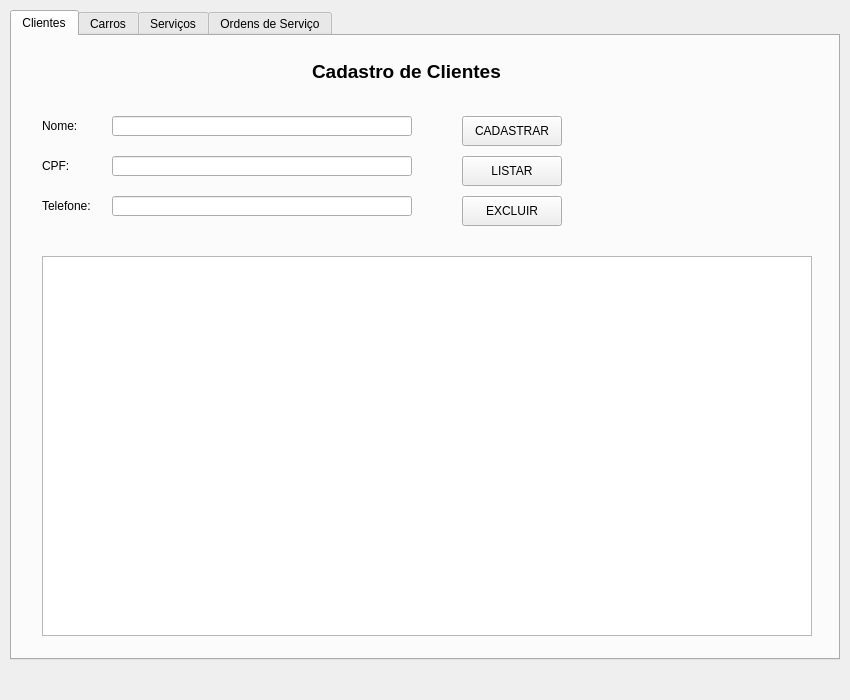
<?xml version="1.0" encoding="UTF-8"?>
<ui version="4.0">
 <class>MainWindow</class>
 <widget class="QMainWindow" name="MainWindow">
  <property name="geometry">
   <rect>
    <x>0</x><y>0</y><width>850</width><height>700</height>
   </rect>
  </property>
  <property name="windowTitle">
   <string>Sistema Oficina Mecânica</string>
  </property>
  <widget class="QWidget" name="centralwidget">
   <widget class="QTabWidget" name="tabWidget">
    <property name="geometry">
     <rect><x>10</x><y>10</y><width>830</width><height>650</height></rect>
    </property>
    <property name="currentIndex"><number>0</number></property>

    <!-- ABA CLIENTES -->
    <widget class="QWidget" name="tab_clientes">
     <attribute name="title"><string>Clientes</string></attribute>
     <widget class="QLabel" name="lbl_cli_titulo">
      <property name="geometry"><rect><x>300</x><y>20</y><width>200</width><height>30</height></rect></property>
      <property name="font"><font><pointsize>14</pointsize><bold>true</bold></font></property>
      <property name="text"><string>Cadastro de Clientes</string></property>
     </widget>
     <widget class="QLabel" name="lbl_cli_nome"><property name="geometry"><rect><x>30</x><y>80</y><width>70</width><height>20</height></rect></property><property name="text"><string>Nome:</string></property></widget>
     <widget class="QLineEdit" name="txt_cli_nome"><property name="geometry"><rect><x>100</x><y>80</y><width>300</width><height>20</height></rect></property></widget>

     <widget class="QLabel" name="lbl_cli_cpf"><property name="geometry"><rect><x>30</x><y>120</y><width>70</width><height>20</height></rect></property><property name="text"><string>CPF:</string></property></widget>
     <widget class="QLineEdit" name="txt_cli_cpf"><property name="geometry"><rect><x>100</x><y>120</y><width>300</width><height>20</height></rect></property></widget>

     <widget class="QLabel" name="lbl_cli_tel"><property name="geometry"><rect><x>30</x><y>160</y><width>70</width><height>20</height></rect></property><property name="text"><string>Telefone:</string></property></widget>
     <widget class="QLineEdit" name="txt_cli_telefone"><property name="geometry"><rect><x>100</x><y>160</y><width>300</width><height>20</height></rect></property></widget>

     <widget class="QPushButton" name="btn_cad_cliente"><property name="geometry"><rect><x>450</x><y>80</y><width>100</width><height>30</height></rect></property><property name="text"><string>CADASTRAR</string></property></widget>
     <widget class="QPushButton" name="btn_lis_cliente"><property name="geometry"><rect><x>450</x><y>120</y><width>100</width><height>30</height></rect></property><property name="text"><string>LISTAR</string></property></widget>
     <widget class="QPushButton" name="btn_exc_cliente"><property name="geometry"><rect><x>450</x><y>160</y><width>100</width><height>30</height></rect></property><property name="text"><string>EXCLUIR</string></property></widget>

     <widget class="QTableWidget" name="tb_clientes"><property name="geometry"><rect><x>30</x><y>220</y><width>770</width><height>380</height></rect></property></widget>
    </widget>

    <!-- ABA CARROS -->
    <widget class="QWidget" name="tab_carros">
     <attribute name="title"><string>Carros</string></attribute>
     <widget class="QLabel" name="lbl_car_titulo">
      <property name="geometry"><rect><x>300</x><y>20</y><width>200</width><height>30</height></rect></property>
      <property name="font"><font><pointsize>14</pointsize><bold>true</bold></font></property>
      <property name="text"><string>Cadastro de Carros</string></property>
     </widget>
     <widget class="QLabel" name="lbl_car_marca"><property name="geometry"><rect><x>30</x><y>80</y><width>70</width><height>20</height></rect></property><property name="text"><string>Marca:</string></property></widget>
     <widget class="QLineEdit" name="txt_car_marca"><property name="geometry"><rect><x>100</x><y>80</y><width>300</width><height>20</height></rect></property></widget>

     <widget class="QLabel" name="lbl_car_mod"><property name="geometry"><rect><x>30</x><y>120</y><width>70</width><height>20</height></rect></property><property name="text"><string>Modelo:</string></property></widget>
     <widget class="QLineEdit" name="txt_car_modelo"><property name="geometry"><rect><x>100</x><y>120</y><width>300</width><height>20</height></rect></property></widget>

     <widget class="QLabel" name="lbl_car_placa"><property name="geometry"><rect><x>30</x><y>160</y><width>70</width><height>20</height></rect></property><property name="text"><string>Placa:</string></property></widget>
     <widget class="QLineEdit" name="txt_car_placa"><property name="geometry"><rect><x>100</x><y>160</y><width>100</width><height>20</height></rect></property></widget>

     <widget class="QLabel" name="lbl_car_cli"><property name="geometry"><rect><x>220</x><y>160</y><width>70</width><height>20</height></rect></property><property name="text"><string>ID Cliente:</string></property></widget>
     <widget class="QLineEdit" name="txt_car_cli_id"><property name="geometry"><rect><x>300</x><y>160</y><width>100</width><height>20</height></rect></property></widget>

     <widget class="QPushButton" name="btn_cad_carro"><property name="geometry"><rect><x>450</x><y>80</y><width>100</width><height>30</height></rect></property><property name="text"><string>CADASTRAR</string></property></widget>
     <widget class="QPushButton" name="btn_lis_carro"><property name="geometry"><rect><x>450</x><y>120</y><width>100</width><height>30</height></rect></property><property name="text"><string>LISTAR</string></property></widget>
     <widget class="QPushButton" name="btn_exc_carro"><property name="geometry"><rect><x>450</x><y>160</y><width>100</width><height>30</height></rect></property><property name="text"><string>EXCLUIR</string></property></widget>

     <widget class="QTableWidget" name="tb_carros"><property name="geometry"><rect><x>30</x><y>220</y><width>770</width><height>380</height></rect></property></widget>
    </widget>

    <!-- ABA SERVIÇOS -->
    <widget class="QWidget" name="tab_servicos">
     <attribute name="title"><string>Serviços</string></attribute>
     <widget class="QLabel" name="lbl_ser_titulo">
      <property name="geometry"><rect><x>300</x><y>20</y><width>200</width><height>30</height></rect></property>
      <property name="font"><font><pointsize>14</pointsize><bold>true</bold></font></property>
      <property name="text"><string>Cadastro de Serviços</string></property>
     </widget>
     <widget class="QLabel" name="lbl_ser_nome"><property name="geometry"><rect><x>30</x><y>80</y><width>70</width><height>20</height></rect></property><property name="text"><string>Nome:</string></property></widget>
     <widget class="QLineEdit" name="txt_ser_nome"><property name="geometry"><rect><x>100</x><y>80</y><width>300</width><height>20</height></rect></property></widget>

     <widget class="QLabel" name="lbl_ser_desc"><property name="geometry"><rect><x>30</x><y>120</y><width>70</width><height>20</height></rect></property><property name="text"><string>Descrição:</string></property></widget>
     <widget class="QLineEdit" name="txt_ser_desc"><property name="geometry"><rect><x>100</x><y>120</y><width>300</width><height>20</height></rect></property></widget>

     <widget class="QLabel" name="lbl_ser_val"><property name="geometry"><rect><x>30</x><y>160</y><width>70</width><height>20</height></rect></property><property name="text"><string>Valor R$:</string></property></widget>
     <widget class="QLineEdit" name="txt_ser_valor"><property name="geometry"><rect><x>100</x><y>160</y><width>300</width><height>20</height></rect></property></widget>

     <widget class="QPushButton" name="btn_cad_servico"><property name="geometry"><rect><x>450</x><y>80</y><width>100</width><height>30</height></rect></property><property name="text"><string>CADASTRAR</string></property></widget>
     <widget class="QPushButton" name="btn_lis_servico"><property name="geometry"><rect><x>450</x><y>120</y><width>100</width><height>30</height></rect></property><property name="text"><string>LISTAR</string></property></widget>
     <widget class="QPushButton" name="btn_exc_servico"><property name="geometry"><rect><x>450</x><y>160</y><width>100</width><height>30</height></rect></property><property name="text"><string>EXCLUIR</string></property></widget>

     <widget class="QTableWidget" name="tb_servicos"><property name="geometry"><rect><x>30</x><y>220</y><width>770</width><height>380</height></rect></property></widget>
    </widget>

    <!-- ABA ORDENS DE SERVIÇO -->
    <widget class="QWidget" name="tab_os">
     <attribute name="title"><string>Ordens de Serviço</string></attribute>
     <widget class="QLabel" name="lbl_os_titulo">
      <property name="geometry"><rect><x>250</x><y>20</y><width>300</width><height>30</height></rect></property>
      <property name="font"><font><pointsize>14</pointsize><bold>true</bold></font></property>
      <property name="text"><string>Cadastro de Ordens de Serviço</string></property>
     </widget>
     
     <widget class="QLabel" name="lbl_os_data"><property name="geometry"><rect><x>30</x><y>80</y><width>70</width><height>20</height></rect></property><property name="text"><string>Data:</string></property></widget>
     <widget class="QLineEdit" name="txt_os_data"><property name="geometry"><rect><x>100</x><y>80</y><width>120</width><height>20</height></rect></property></widget>

     <widget class="QLabel" name="lbl_os_status"><property name="geometry"><rect><x>240</x><y>80</y><width>50</width><height>20</height></rect></property><property name="text"><string>Status:</string></property></widget>
     <widget class="QLineEdit" name="txt_os_status"><property name="geometry"><rect><x>290</x><y>80</y><width>130</width><height>20</height></rect></property></widget>

     <widget class="QLabel" name="lbl_os_cli"><property name="geometry"><rect><x>30</x><y>120</y><width>70</width><height>20</height></rect></property><property name="text"><string>ID Cliente:</string></property></widget>
     <widget class="QLineEdit" name="txt_os_cli_id"><property name="geometry"><rect><x>100</x><y>120</y><width>120</width><height>20</height></rect></property></widget>

     <widget class="QLabel" name="lbl_os_carro"><property name="geometry"><rect><x>230</x><y>120</y><width>60</width><height>20</height></rect></property><property name="text"><string>ID Carro:</string></property></widget>
     <widget class="QLineEdit" name="txt_os_carro_id"><property name="geometry"><rect><x>290</x><y>120</y><width>130</width><height>20</height></rect></property></widget>

     <widget class="QLabel" name="lbl_os_val"><property name="geometry"><rect><x>30</x><y>160</y><width>70</width><height>20</height></rect></property><property name="text"><string>Valor R$:</string></property></widget>
     <widget class="QLineEdit" name="txt_os_valor"><property name="geometry"><rect><x>100</x><y>160</y><width>120</width><height>20</height></rect></property></widget>

     <widget class="QPushButton" name="btn_cad_os"><property name="geometry"><rect><x>450</x><y>80</y><width>100</width><height>30</height></rect></property><property name="text"><string>CADASTRAR</string></property></widget>
     <widget class="QPushButton" name="btn_lis_os"><property name="geometry"><rect><x>450</x><y>120</y><width>100</width><height>30</height></rect></property><property name="text"><string>LISTAR</string></property></widget>
     <widget class="QPushButton" name="btn_exc_os"><property name="geometry"><rect><x>450</x><y>160</y><width>100</width><height>30</height></rect></property><property name="text"><string>EXCLUIR</string></property></widget>

     <widget class="QTableWidget" name="tb_os"><property name="geometry"><rect><x>30</x><y>220</y><width>770</width><height>380</height></rect></property></widget>
    </widget>

   </widget>
  </widget>
 </widget>
 <resources/>
 <connections/>
</ui>
